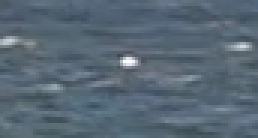
#> input picture buoyTemplate.png, 86 x 46 px, given in place of buoy_video.mp4, which was not available (shown 3 times larger)
$ jupyter execute --allow-errors buoyTracking.ipynb   (older library calls are emulated)   (text cells are left out)
#> lines starting #> are read from the running program, lines starting #| are printed output that depends on the picture; after the words box and inside, x2 and y2 are one past the last pixel; in counts of white or black regions, pixels touching at a corner belong together; pictures that were not available may be replaced by others from this repository, and a replacement may not be noted
[cell 1]
import argparse
import cv2
import sys
import numpy as np
import cv2.aruco as aruco
import torch
from torchvision import models, transforms
from PIL import Image
import time

[cell 2]
# Parameters
video_path = 'buoy_video.mp4'  # Replace with your video path
output_stabilized = 'stabilized_video3.mp4'  # Output path for stabilized video

[cell 3]
import numpy as np
import cv2
SMOOTHING_RADIUS = 50

def movingAverage(curve, radius):
    window_size = 2 * radius + 1
    f = np.ones(window_size) / window_size
    curve_pad = np.lib.pad(curve, (radius, radius), 'edge')
    curve_smoothed = np.convolve(curve_pad, f, mode='same')
    curve_smoothed = curve_smoothed[radius:-radius]
    return curve_smoothed

def smooth(trajectory):
    smoothed_trajectory = np.copy(trajectory)
    for i in range(3):
        smoothed_trajectory[:, i] = movingAverage(trajectory[:, i], radius=SMOOTHING_RADIUS)
    return smoothed_trajectory

def fixBorder(frame):
    s = frame.shape
    T = cv2.getRotationMatrix2D((s[1]/2, s[0]/2), 0, 1.04)
    frame = cv2.warpAffine(frame, T, (s[1], s[0]))
    return frame

# Read input video
cp = cv2.VideoCapture(video_path)

n_frames = int(cp.get(cv2.CAP_PROP_FRAME_COUNT))
print(n_frames)

width = int(cp.get(cv2.CAP_PROP_FRAME_WIDTH))
height = int(cp.get(cv2.CAP_PROP_FRAME_HEIGHT))

print("Width:", width)
print("Height:", height)

fps = cp.get(cv2.CAP_PROP_FPS)
fourcc = cv2.VideoWriter_fourcc(*'MJPG')
out = cv2.VideoWriter(output_stabilized, fourcc, fps, (width, height))

_, prev = cp.read()
#> prev is the input picture: shape (46, 86, 3); mean B, G, R 116.8, 103.4, 87.4
prev_gray = cv2.cvtColor(prev, cv2.COLOR_BGR2GRAY)
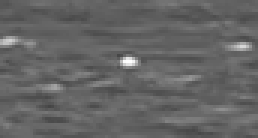
#> prev_gray: shape (46, 86) (shown 3 times larger); min 69, max 255, mean 100.3
transforms = np.zeros((n_frames - 1, 3), np.float32)

for i in range(n_frames - 2):
    prev_pts = cv2.goodFeaturesToTrack(prev_gray, maxCorners=200, qualityLevel=0.01, minDistance=30, blockSize=3)
    succ, curr = cp.read()

    if not succ:
        break

    curr_gray = cv2.cvtColor(curr, cv2.COLOR_BGR2GRAY)
    curr_pts, status, err = cv2.calcOpticalFlowPyrLK(prev_gray, curr_gray, prev_pts, None)

    idx = np.where(status == 1)[0]
    prev_pts = prev_pts[idx]
    curr_pts = curr_pts[idx]
    assert prev_pts.shape == curr_pts.shape

    m, inliers = cv2.estimateAffine2D(prev_pts, curr_pts)
    if m is None:
        print("Could not estimate affine transformation")
        continue

    dx = m[0, 2]
    dy = m[1, 2]
    da = np.arctan2(m[1, 0], m[0, 0])
    transforms[i] = [dx, dy, da]
    prev_gray = curr_gray
#> after the loop, transforms = empty array

trajectory = np.cumsum(transforms, axis=0)
#> trajectory = empty array
#> (the rest of this cell did not finish here and is left out)

difference = smoothed_trajectory - trajectory
transforms_smooth = transforms + difference

cp.set(cv2.CAP_PROP_POS_FRAMES, 0)
for i in range(n_frames - 2):
    success, frame = cp.read()
    if not success:
        break

    dx = transforms_smooth[i, 0]
    dy = transforms_smooth[i, 1]
    da = transforms_smooth[i, 2]

    m = np.zeros((2, 3), np.float32)
    m[0, 0] = np.cos(da)
    m[0, 1] = -np.sin(da)
    m[1, 0] = np.sin(da)
    m[1, 1] = np.cos(da)
    m[0, 2] = dx
    m[1, 2] = dy

    frame_stabilized = cv2.warpAffine(frame, m, (width, height))
    frame_stabilized = fixBorder(frame_stabilized)

    frame_out = cv2.hconcat([frame, frame_stabilized])

    if frame_out.shape[1] > 1920:
        frame_out = cv2.resize(frame_out, (int(frame_out.shape[1] / 2), int(frame_out.shape[0] / 2)))

    cv2.imshow("Before and After", frame_out)
    cv2.waitKey(10)
    out.write(frame_stabilized)

cp.release()
out.release()
cv2.destroyAllWindows()

[cell 4]
import numpy as np
import cv2

SMOOTHING_RADIUS = 50

def movingAverage(curve, radius):
    window_size = 2 * radius + 1
    f = np.ones(window_size) / window_size
    curve_pad = np.lib.pad(curve, (radius, radius), 'edge')
    curve_smoothed = np.convolve(curve_pad, f, mode='same')
    curve_smoothed = curve_smoothed[radius:-radius]
    return curve_smoothed

def smooth(trajectory):
    smoothed_trajectory = np.copy(trajectory)
#> smoothed_trajectory = empty array
    for i in range(3):
        smoothed_trajectory[:, i] = movingAverage(trajectory[:, i], radius=SMOOTHING_RADIUS)
    return smoothed_trajectory

def fixBorder(frame):
    s = frame.shape
    T = cv2.getRotationMatrix2D((s[1]/2, s[0]/2), 0, 1.04)
    frame = cv2.warpAffine(frame, T, (s[1], s[0]))
    return frame

def detect_horizon(frame):
    gray = cv2.cvtColor(frame, cv2.COLOR_BGR2GRAY)
    edges = cv2.Canny(gray, 50, 150, apertureSize=3)
    lines = cv2.HoughLines(edges, 1, np.pi / 180, 150)
    if lines is not None:
        for rho, theta in lines[:, 0]:
            if 0.9 < theta < 2.2:  # Only keep lines close to horizontal
                return theta
    return None

# Read input video
cp = cv2.VideoCapture(video_path)

n_frames = int(cp.get(cv2.CAP_PROP_FRAME_COUNT))
print(n_frames)

width = int(cp.get(cv2.CAP_PROP_FRAME_WIDTH))
height = int(cp.get(cv2.CAP_PROP_FRAME_HEIGHT))

print("Width:", width)
print("Height:", height)

fps = cp.get(cv2.CAP_PROP_FPS)
fourcc = cv2.VideoWriter_fourcc(*'MJPG')
out = cv2.VideoWriter(output_stabilized, fourcc, fps, (width, height))

_, prev = cp.read()
prev_gray = cv2.cvtColor(prev, cv2.COLOR_BGR2GRAY)
transforms = np.zeros((n_frames - 1, 3), np.float32)

for i in range(n_frames - 2):
    prev_pts = cv2.goodFeaturesToTrack(prev_gray, maxCorners=200, qualityLevel=0.01, minDistance=30, blockSize=3)
    succ, curr = cp.read()

    if not succ:
        break

    curr_gray = cv2.cvtColor(curr, cv2.COLOR_BGR2GRAY)
    curr_pts, status, err = cv2.calcOpticalFlowPyrLK(prev_gray, curr_gray, prev_pts, None)

    idx = np.where(status == 1)[0]
    prev_pts = prev_pts[idx]
    curr_pts = curr_pts[idx]
    assert prev_pts.shape == curr_pts.shape

    m, inliers = cv2.estimateAffine2D(prev_pts, curr_pts)
    if m is None:
        print("Could not estimate affine transformation")
        continue

    dx = m[0, 2]
    dy = m[1, 2]
    da = np.arctan2(m[1, 0], m[0, 0])

    # Horizon-based correction
    horizon_angle = detect_horizon(curr)
    if horizon_angle is not None:
        correction_angle = horizon_angle - np.pi / 2
        da += correction_angle  # Adjust rotation based on horizon

    transforms[i] = [dx, dy, da]
    prev_gray = curr_gray

trajectory = np.cumsum(transforms, axis=0)
#> (the rest of this cell did not finish here and is left out)

[cell 5]
def detect_horizon_and_draw(frame):
    # Convert the frame to grayscale
    gray = cv2.cvtColor(frame, cv2.COLOR_BGR2GRAY)
    # Use Canny edge detection
    edges = cv2.Canny(gray, 10, 100, apertureSize=7)
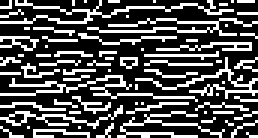
#> edges: shape (46, 86) (shown 3 times larger); 30.8% white in thin lines or dots
    # Use Hough line transform to detect lines
    lines = cv2.HoughLines(edges, 1, np.pi / 180, 150)
#> lines = None

    horizon_angle = None
    if lines is not None:
        for rho, theta in lines[:, 0]:
            # Only consider lines close to horizontal (angle between 0.9 and 2.2 radians)
            if 0.9 < theta < 2.2:
                horizon_angle = theta
                # Draw the detected line on the frame
                a = np.cos(theta)
                b = np.sin(theta)
                x0 = a * rho
                y0 = b * rho
                x1 = int(x0 + 1000 * (-b))
                y1 = int(y0 + 1000 * a)
                x2 = int(x0 - 1000 * (-b))
                y2 = int(y0 - 1000 * a)
                cv2.line(frame, (x1, y1), (x2, y2), (0, 255, 0), 2)
                break  # Use the first detected horizon line

    return frame, horizon_angle

def stabilize_video(video_path, output_path):
    cap = cv2.VideoCapture(video_path)
    fps = cap.get(cv2.CAP_PROP_FPS)
    width = int(cap.get(cv2.CAP_PROP_FRAME_WIDTH))
    height = int(cap.get(cv2.CAP_PROP_FRAME_HEIGHT))
    fourcc = cv2.VideoWriter_fourcc(*'MJPG')
    out = cv2.VideoWriter(output_path, fourcc, fps, (width, height))

    while True:
        ret, frame = cap.read()
        if not ret:
            break

        # Detect the horizon and draw it on the frame
        frame_with_horizon, horizon_angle = detect_horizon_and_draw(frame)

        # If a horizon angle is detected, use it to correct the frame's rotation
        if horizon_angle is not None:
            # Calculate the rotation needed to align the horizon
            correction_angle = (horizon_angle - np.pi / 2) * (180 / np.pi)
            # Get the rotation matrix
            center = (width // 2, height // 2)
            rotation_matrix = cv2.getRotationMatrix2D(center, correction_angle, 1)
            # Rotate the frame to stabilize the horizon
            frame_with_horizon = cv2.warpAffine(frame_with_horizon, rotation_matrix, (width, height))

        # Write the stabilized frame to the output video
        out.write(frame_with_horizon)

        # Display the frame
        frame_out = cv2.hconcat([frame, frame_with_horizon])
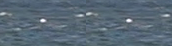
#> frame_out: shape (46, 172, 3); mean B, G, R 116.8, 103.4, 87.4

        if frame_out.shape[1] > 1920:
            frame_out = cv2.resize(frame_out, (int(frame_out.shape[1] / 2), int(frame_out.shape[0] / 2)))

        cv2.imshow("Before and After", frame_out)

        # cv2.imshow("Stabilized Video with Horizon", frame_with_horizon)
        if cv2.waitKey(10) & 0xFF == ord('q'):
#> (key q is pressed here)
            break

    cap.release()
    out.release()
    cv2.destroyWindow("Before and After")

stabilize_video(video_path, output_stabilized)

[cell 6]
import cv2
import numpy as np

def detect_horizon_line(image_grayscaled):
    """Detect the horizon's starting and ending points in the given image.

    The horizon line is detected by applying Otsu's threshold method to
    separate the sky from the remainder of the image.
    """
    msg = ('`image_grayscaled` should be a grayscale, 2-dimensional image '
           'of shape (height, width).')
    assert image_grayscaled.ndim == 2, msg

    # Apply Gaussian blur to smooth the image
    image_blurred = cv2.GaussianBlur(image_grayscaled, ksize=(3, 3), sigmaX=0)

    # Apply Otsu's thresholding
    _, image_thresholded = cv2.threshold(
        image_blurred, thresh=0, maxval=1,
        type=cv2.THRESH_BINARY + cv2.THRESH_OTSU
    )
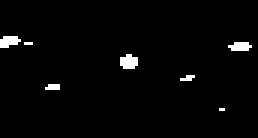
#> image_thresholded: shape (46, 86) (shown 3 times larger); values 0 (black) and 1 (white), 2.1% white; 7 white regions (5 under 20 px), largest, box (x1, y1, x2, y2) and area: (40, 18, 46, 23) 24, (0, 12, 7, 16) 21
    image_thresholded = image_thresholded - 1

    # Apply morphological closing to fill gaps
    image_closed = cv2.morphologyEx(image_thresholded, cv2.MORPH_CLOSE,
                                    kernel=np.ones((9, 9), np.uint8))
#> image_closed: shape (46, 86); every value is 255

    horizon_x1 = 0
    horizon_x2 = image_grayscaled.shape[1] - 1
#> horizon_x2 = 85
    # Find the maximum y-coordinate where the horizon line is detected
    horizon_y1 = max(np.where(image_closed[:, horizon_x1] == 0)[0])
    horizon_y2 = max(np.where(image_closed[:, horizon_x2] == 0)[0])

    return horizon_x1, horizon_x2, horizon_y1, horizon_y2

# Load the video
# video_path = 'path_to_your_video.mp4'  # Replace with your video path
cap = cv2.VideoCapture(video_path)

while cap.isOpened():
    ret, frame = cap.read()
    if not ret:
        break

    # Convert the frame to grayscale
    gray_frame = cv2.cvtColor(frame, cv2.COLOR_BGR2GRAY)

    # Detect the horizon line
    try:
        horizon_x1, horizon_x2, horizon_y1, horizon_y2 = detect_horizon_line(gray_frame)

        # Draw the horizon line on the frame
        frame_with_horizon = frame.copy()
        cv2.line(frame_with_horizon, (horizon_x1, horizon_y1), (horizon_x2, horizon_y2), (0, 0, 255), 2)

        # Concatenate the original frame and the frame with the horizon line
        combined_frame = cv2.hconcat([frame, frame_with_horizon])

        # Display the combined frame
        cv2.imshow("Before and After", combined_frame)
    except Exception as e:
        print("Error detecting horizon:", e)
        continue

    # Break on 'q' key press
    if cv2.waitKey(10) & 0xFF == ord('q'):
        break

# Release the video capture and close all windows
cap.release()
cv2.destroyAllWindows()
